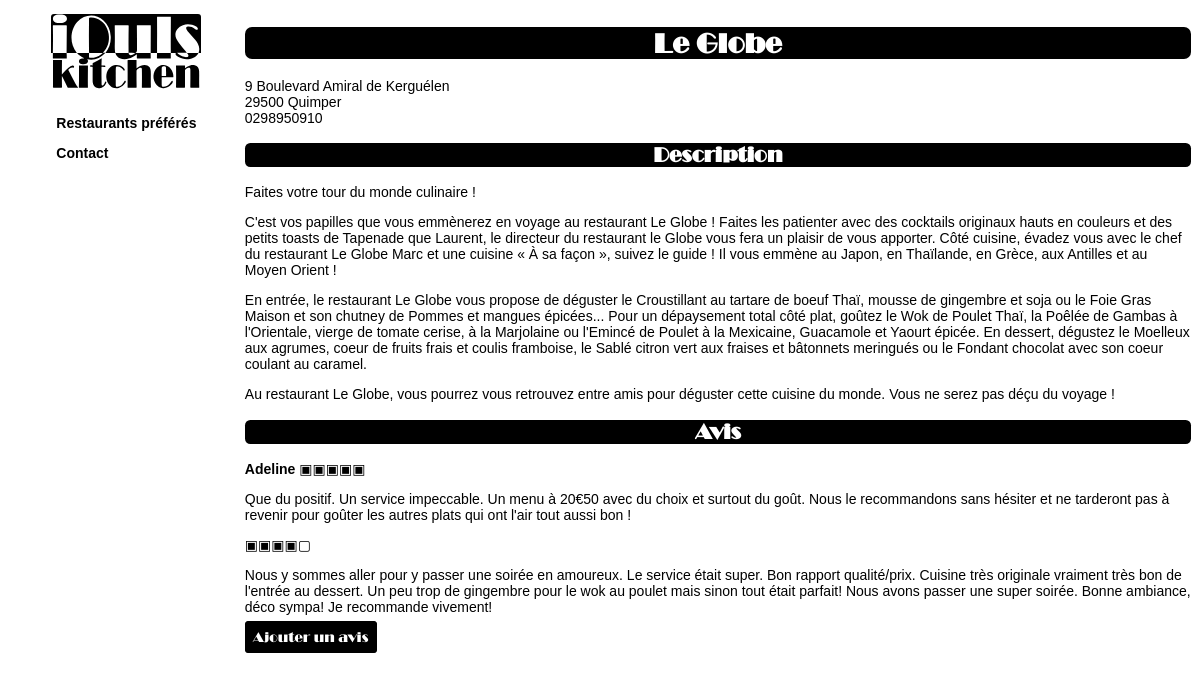
Screenshot of /tpFinal/afficherUnResto.php?idRestaurant=1 with the database file from the repository.
### tables this page shows
CREATE TABLE restaurants
(
    idRestaurant int auto_increment primary key,
    nom          varchar(50)  not null,
    adresse      varchar(255),
    cp           char(5),
    ville        varchar(100) not null,
    telephone    char(10),
    description  varchar(2053)
);

CREATE TABLE avis
(
    idRestaurant int     not null,
    idAvis       int     not null,
    auteur       varchar(50),
    note         tinyint not null,
    commentaire  varchar(2053),
    primary key (idRestaurant, idAvis),
    foreign key (idrestaurant) references restaurants (idrestaurant)
);

### tpFinal/Connexion.class.php (called while the page is built, shortened)
<?php
require_once 'Restaurant.class.php';
require_once 'Avis.class.php';
class Connexion extends PDO
{
    private static $dsn = 'mysql:host=localhost;dbname=restaurant';
    private static $id = 'root';
    private static $pass = 'Passw0rd';
    private static $_instance = false;
    private static function connexion()
    {
        if (!self::$_instance) {
            try {
                self::$_instance = new PDO(self::$dsn, self::$id, self::$pass);
                return self::$_instance;
            } catch (PDOException $e) {
                echo $e->getMessage();
            }
        }
        return self::$_instance;
    }
    public function unResto($idRestaurantRech): Restaurant
    {
        $leResto = null;
        try {
            $cnx = new Connexion();
            $pstmt = $cnx->connexion()->prepare(self::SELECT_RESTAURANT);
            $pstmt->bindValue(':idRestaurant', $idRestaurantRech);
            $pstmt->execute();
            $restaurant = $pstmt->fetch();
            $leResto = new Restaurant($restaurant['idRestaurant'],
                $restaurant['nom'], $restaurant['ville'], $restaurant['adresse'],
                $restaurant['cp'], $restaurant['telephone'], $restaurant['description']);
        } catch (PDOException $e) {
            echo $e->getMessage();
        }
        return $leResto;
    }
    public function avisDUnResto($idRest): array
    {
        $listeAvis = [];
        try {
            $cnx = new Connexion();
            $pstmt = $cnx->connexion()->prepare(self::SELECT_AVIS_RESTAURANT);
            $pstmt->bindValue(':idRestaurant', $idRest);
            $pstmt->execute();
            $resultats = $pstmt->fetchAll();
            $i = 0;
            foreach ($resultats as $item => $avis) {
                $listeAvis[$i] = new Avis($avis['idRestaurant'], $avis['idAvis'],
                    $avis['note'],
                    ($avis['auteur'] == null) ? '' : $avis['auteur'],
                    $avis['commentaire']);
                $i++;
            }
        } catch (PDOException $e) {
            echo $e->getMessage();
        }
        return $listeAvis;
    }
}

### tpFinal/Restaurant.class.php (called while the page is built, shortened)
<?php
class Restaurant
{
    private int $idRestaurant;
    private string $nom;
    private string $adresse;
    private string $codePostal;
    private string $ville;
    private string $telephone;
    private string $description;
    public function __construct(int    $idRestaurant, string $nom, string $ville,
                                string $adresse = '', string $codePostal = '',
                                string $telephone = '', string $description = '', array $avis = [])
    {
        $this->idRestaurant = $idRestaurant;
        $this->nom = $nom;
        $this->adresse = $adresse;
        $this->codePostal = $codePostal;
        $this->ville = $ville;
        $this->telephone = $telephone;
        $this->description = $description;
    }
    public function getIdRestaurant(): int
    {
        return $this->idRestaurant;
    }
    public function getNom(): string
    {
        return $this->nom;
    }
    public function getAdresse(): string
    {
        return $this->adresse;
    }
    public function getCodePostal(): string
    {
        return $this->codePostal;
    }
    public function getVille(): string
    {
        return $this->ville;
    }
    public function getTelephone(): string
    {
        return $this->telephone;
    }
    public function getDescription(): string
    {
        return $this->description;
    }
}

### tpFinal/Avis.class.php (called while the page is built, shortened)
<?php
class Avis
{
    private string $auteur;
    private int $note;
    private string $commentaire;
    public function __construct(int    $idRestaurant, int $idAvis, int $note,
                                string $auteur = null, string $commentaire = '')
    {
        $this->note = $note;
        $this->auteur = $auteur;
        $this->commentaire = $commentaire;
    }
    public function getAuteur(): string
    {
        return $this->auteur;
    }
    public function getNote(): int
    {
        return $this->note;
    }
    public function getCommentaire(): string
    {
        return $this->commentaire;
    }
}

### tpFinal/afficherUnResto.php (the view, shortened to what this page needs)
<?php
require_once 'Connexion.class.php';
require_once 'Restaurant.class.php';
require_once 'Avis.class.php';
$cnx = new Connexion();
$leResto = $cnx->unResto($_GET['idRestaurant']);
$lesAvis = $cnx->avisDUnResto($_GET['idRestaurant']);
?>
<!doctype html>
<html lang="fr">
<head>
    <link rel="stylesheet" href="style.css">
</head>
<body class="container">
<div class="menu">
    <?php
    require_once 'header.php';
    ?>
</div>
<div class="contenu">
    <h1 class="titreResto"><?= $leResto->getNom() ?></h1>
    <p><?= $leResto->getAdresse() ?><br>
        <?= $leResto->getCodePostal() ?> <?= $leResto->getVille() ?><br>
        <?= $leResto->getTelephone() ?>
    </p>
    <h2>Description</h2>
    <p><?= $leResto->getDescription() ?></p>
    <h2>Avis</h2>
    <?php
    for ($i = 0; $i < count($lesAvis); $i++) {
        echo '<p><div class="auteur">' .
        ($lesAvis[$i]->getAuteur() != '' || $lesAvis[$i]->getAuteur() != null)
            ? '<b>' . $lesAvis[$i]->getAuteur() . '</b> ' : '<i>anonyme</i>' .
            '</div><br>';
        for ($j = 0; $j < 5; $j++) {
            if (($j + 1) <= $lesAvis[$i]->getNote()) {
                echo '▣';
            } else {
                echo '▢';
            }
        }
        echo '<p>' . $lesAvis[$i]->getCommentaire() . '</p></p>';
    }
    ?>
    <a class="btn" href="ajouterAvis.php?idRestaurant=<?= $leResto->getIdRestaurant() ?>">Ajouter un avis</a>
</div>
</body>
</html>

### tpFinal/header.php
<div class="menu-container"><img class="logo" src="logo.svg" alt="Logo iOuls kitchen">
    <ul>
        <a href="afficherRestaurants.php">
            <div class="menu-element">
                <li>Restaurants préférés</li>
            </div>
        </a>
        <a href="contact.php">
            <div class="menu-element">
                <li>Contact</li>
            </div>
        </a>
    </ul>
</div>

### tpFinal/style.css (style rules this page uses)
body { background: url("https://images.unsplash.com/photo-1532210317995-cc56d90177d9?ixlib=rb-1.2.1&auto=format&fit=crop&w=1050&q=80") scroll center; background-size: auto; min-height: 600px; font-family: sans-serif; font-size: 14px; text-align: left; min-width: 550px; }
.container { display: grid; grid-template-columns: 1fr 4fr; }
.menu { grid-column-start: 1; }
.menu-container { display: flex; flex-direction: column; align-items: center; justify-content: flex-start; min-width: 200px; position: sticky; top: 1em; }
.menu-element { color: black; font-family: sans-serif; font-weight: bold; padding: .5em .5em; }
.contenu { grid-column-start: 2; min-width: 350px; }
ul, li { list-style: none; padding: 0; }
.logo { max-width: 150px; text-align: center; border-radius: 3px; }
h1, h2 { color: white; margin-right: .05em; font-family: 'Broadway', sans-serif; background-color: black; text-align: center; border-radius: .25em; }
a { text-decoration: none; color: black; }
.btn { color: white; font-weight: lighter; background-color: black; font-family: 'Broadway', sans-serif; padding: .5em; border-radius: .25em; margin-top: 1em; border: 1px solid black; }

### rows the page displays
restaurants: nom "Le Globe", adresse "9 Boulevard Amiral de Kerguélen", cp "29500", ville "Quimper", telephone "0298950910", description "Faites votre tour du monde culinaire ! C'est vos papilles que vous emmènerez en voyage au restaurant Le Globe ! Faites les patienter avec des cocktails originaux hauts en couleurs et des petits toasts de Tapenade que Laurent, le directeur du restaurant le Globe vous fera un plaisir de vous apporter. Côté cuisine, évadez vous avec le chef du restaurant Le Globe Marc et une cuisine « À sa façon », suivez le guide ! Il vous emmène au Japon, en Thaïlande, en Grèce, aux Antilles et au Moyen Orient ! En entrée, le restaurant Le Globe vous propose de déguster le Croustillant au tartare de boeuf Thaï, mousse de gingembre et soja ou le Foie Gras Maison et son chutney de Pommes et mangues épicées...…"
avis: auteur "Adeline", note 5 (drawn), commentaire "Que du positif. Un service impeccable. Un menu à 20€50 avec du choix et surtout du goût. Nous le recommandons sans hésiter et ne tarderont pas à revenir pour goûter les autres plats qui ont l'air tout aussi bon !"
avis: note 4 (drawn), commentaire "Nous y sommes aller pour y passer une soirée en amoureux. Le service était super. Bon rapport qualité/prix. Cuisine très originale vraiment très bon de l'entrée au dessert. Un peu trop de gingembre pour le wok au poulet mais sinon tout était parfait! Nous avons passer une super soirée. Bonne ambiance, déco sympa! Je recommande vivement!"
